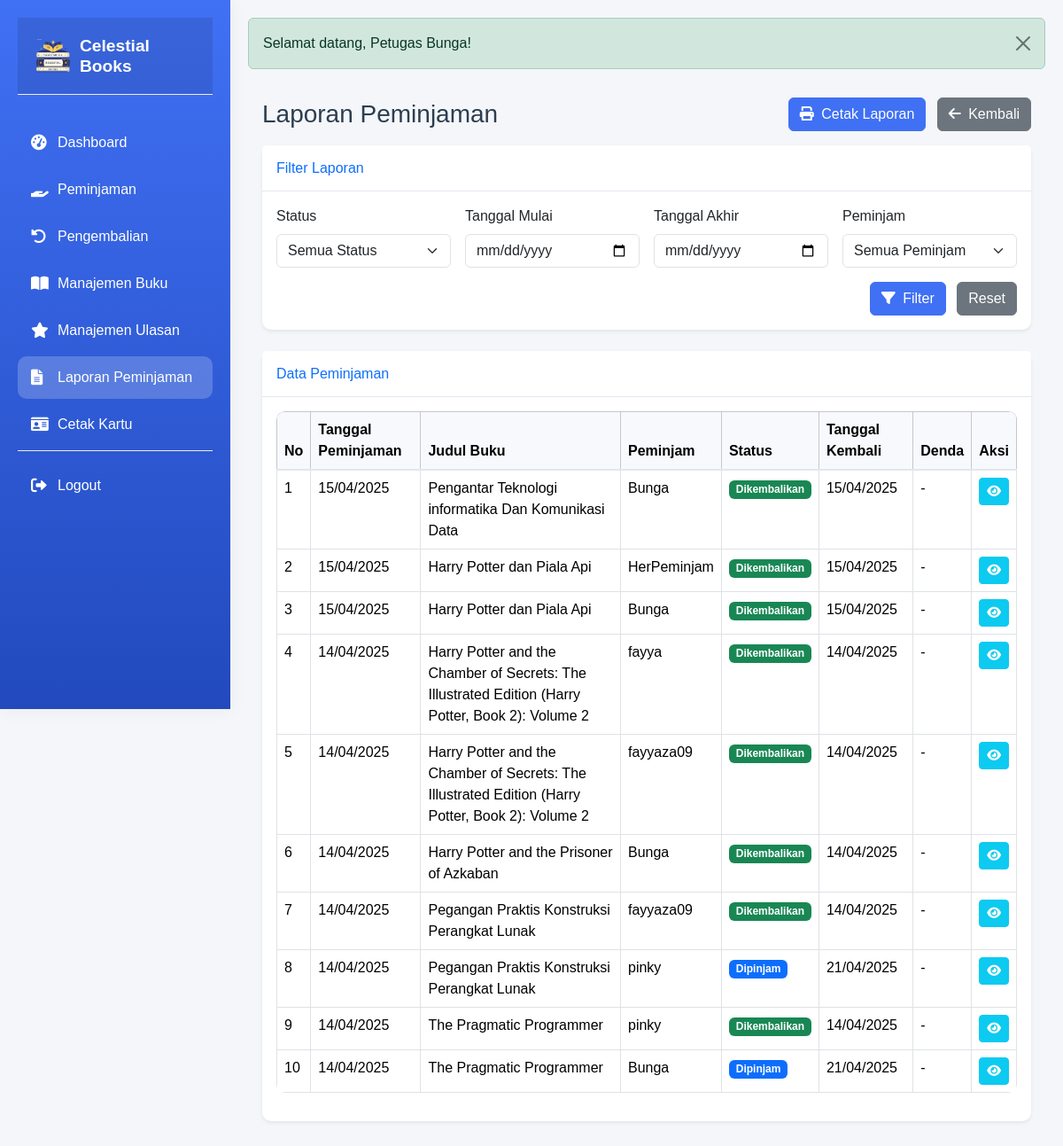
Page /modules/petugas/reports/peminjaman_report.php (signed in) on the committed database.
### tables this page shows
CREATE TABLE `peminjaman` (
  `id` int(11) NOT NULL,
  `kode_peminjaman` varchar(20) NOT NULL,
  `user_id` int(11) DEFAULT NULL,
  `buku_id` int(11) DEFAULT NULL,
  `tanggal_peminjaman` date NOT NULL,
  `tanggal_pengembalian` date NOT NULL,
  `tanggal_dikembalikan` date DEFAULT NULL,
  `status_peminjaman` enum('dipinjam','dikembalikan','terlambat') DEFAULT 'dipinjam',
  `denda` decimal(10,2) DEFAULT 0.00,
  `catatan` text DEFAULT NULL,
  `petugas_id` int(11) DEFAULT NULL,
  `created_at` timestamp NOT NULL DEFAULT current_timestamp(),
  `updated_at` timestamp NOT NULL DEFAULT current_timestamp() ON UPDATE current_timestamp()
);

CREATE TABLE `buku` (
  `id` int(11) NOT NULL,
  `kode_buku` varchar(20) NOT NULL,
  `judul` varchar(255) NOT NULL,
  `penulis` varchar(255) NOT NULL,
  `penerbit` varchar(255) NOT NULL,
  `tahun_terbit` int(11) NOT NULL,
  `isbn` varchar(20) DEFAULT NULL,
  `stok` int(11) NOT NULL DEFAULT 1,
  `cover_img` varchar(255) DEFAULT 'default_cover.jpg',
  `deskripsi` text DEFAULT NULL,
  `created_at` timestamp NOT NULL DEFAULT current_timestamp(),
  `updated_at` timestamp NOT NULL DEFAULT current_timestamp() ON UPDATE current_timestamp(),
  `rating` decimal(3,1) NOT NULL DEFAULT 0.0
);

CREATE TABLE `users` (
  `id` int(11) NOT NULL,
  `username` varchar(255) NOT NULL,
  `email` varchar(255) NOT NULL,
  `password` varchar(255) NOT NULL,
  `nama_lengkap` varchar(255) NOT NULL,
  `alamat` text DEFAULT NULL,
  `no_telepon` varchar(15) DEFAULT NULL,
  `role` enum('admin','petugas','peminjam') NOT NULL,
  `created_at` timestamp NOT NULL DEFAULT current_timestamp(),
  `updated_at` timestamp NOT NULL DEFAULT current_timestamp() ON UPDATE current_timestamp(),
  `reset_token` varchar(64) DEFAULT NULL,
  `reset_expires` datetime DEFAULT NULL
);

### modules/petugas/reports/peminjaman_report.php (the view, shortened to what this page needs)
<?php
$db = new Database();
$conn = $db->getConnection();
$filter_status = isset($_GET['status']) ? $_GET['status'] : 'all';
$filter_date_start = isset($_GET['date_start']) ? $_GET['date_start'] : '';
$filter_date_end = isset($_GET['date_end']) ? $_GET['date_end'] : '';
$query = "
    SELECT p.*, u.username, u.email, b.judul, b.penulis, b.penerbit
    FROM peminjaman p
    JOIN users u ON p.user_id = u.id
    JOIN buku b ON p.buku_id = b.id
    WHERE 1=1
";
$query .= " ORDER BY p.tanggal_peminjaman DESC";
$stmt = $conn->prepare($query);
$stmt->execute();
$peminjaman = $stmt->fetchAll(PDO::FETCH_ASSOC);
$print_mode = isset($_GET['print']) && $_GET['print'] == 'true';
if ($print_mode) {
    include '../../includes/header_print.php';
} else {
    include '../../includes/header.php';
}
?>
<div class="container-fluid p-3 <?= $print_mode ? 'print-container' : '' ?>">
    <?php if (!$print_mode): ?>
    <div class="d-flex justify-content-between align-items-center mb-3">
        <h1 class="h3 mb-0">Laporan Peminjaman</h1>
        <div>
            <button id="print-report" class="btn btn-primary">
                <i class="fas fa-print me-1"></i> Cetak Laporan
            </button>
            <a href="../petugas/dashboard.php" class="btn btn-secondary ms-2">
                <i class="fas fa-arrow-left me-1"></i> Kembali
            </a>
        </div>
    </div>
    <div class="card border-0 shadow-sm mb-4">
        <div class="card-header bg-white py-3">
            <h6 class="m-0 font-weight-bold text-primary">Filter Laporan</h6>
        </div>
        <div class="card-body">
            <form method="GET" action="" class="row g-3">
                <div class="col-md-3">
                    <label for="status" class="form-label">Status</label>
                    <select name="status" id="status" class="form-select">
                        <option value="all" <?= $filter_status === 'all' ? 'selected' : '' ?>>Semua Status</option>
                    </select>
                </div>
                <div class="col-md-3">
                    <label for="date_start" class="form-label">Tanggal Mulai</label>
                    <input type="date" name="date_start" id="date_start" class="form-control" value="<?= $filter_date_start ?>">
                </div>
                <div class="col-md-3">
                    <label for="date_end" class="form-label">Tanggal Akhir</label>
                    <input type="date" name="date_end" id="date_end" class="form-control" value="<?= $filter_date_end ?>">
                </div>
                <div class="col-md-3">
                    <label for="user_id" class="form-label">Peminjam</label>
                    <select name="user_id" id="user_id" class="form-select">
                        <option value="0">Semua Peminjam</option>
                    </select>
                </div>
                <div class="col-12 text-end">
                    <button type="submit" class="btn btn-primary">
                        <i class="fas fa-filter me-1"></i> Filter
                    </button>
                    <a href="peminjaman_report.php" class="btn btn-secondary ms-2">Reset</a>
                </div>
            </form>
        </div>
    </div>
    <?php endif; ?>
    <div class="card border-0 shadow-sm mb-4">
        <?php if (!$print_mode): ?>
        <div class="card-header bg-white py-3">
            <h6 class="m-0 font-weight-bold text-primary">Data Peminjaman</h6>
        </div>
        <?php endif; ?>
        <div class="card-body">
            <div class="table-responsive">
                <table class="table table-bordered table-hover">
                    <thead class="table-light">
                        <tr>
                            <th>No</th>
                            <th>Tanggal Peminjaman</th>
                            <th>Judul Buku</th>
                            <th>Peminjam</th>
                            <th>Status</th>
                            <th>Tanggal Kembali</th>
                            <th>Denda</th>
                            <?php if (!$print_mode): ?>
                            <th>Aksi</th>
                            <?php endif; ?>
                        </tr>
                    </thead>
                    <tbody>
                        <?php if (empty($peminjaman)): ?>
                            <tr>
                                <td colspan="<?= $print_mode ? '7' : '8' ?>" class="text-center py-3">Tidak ada data peminjaman</td>
                            </tr>
                        <?php else: ?>
                            <?php $no = 1; ?>
                            <?php foreach ($peminjaman as $p): ?>
                                <tr>
                                    <td><?= $no++ ?></td>
                                    <td><?= date('d/m/Y', strtotime($p['tanggal_peminjaman'])) ?></td>
                                    <td><?= htmlspecialchars($p['judul']) ?></td>
                                    <td><?= htmlspecialchars($p['username']) ?></td>
                                    <td>
                                        <?php if ($p['status_peminjaman'] == 'dipinjam'): ?>
                                            <?php
                                            $batas_kembali = strtotime('+7 days', strtotime($p['tanggal_peminjaman']));
                                            $terlambat = time() > $batas_kembali;
                                            ?>
                                            <span class="badge bg-<?= $terlambat ? 'danger' : 'primary' ?>">
                                                <?= $terlambat ? 'Terlambat' : 'Dipinjam' ?>
                                            </span>
                                        <?php else: ?>
                                            <span class="badge bg-success">Dikembalikan</span>
                                        <?php endif; ?>
                                    </td>
                                    <td>
                                        <?php if ($p['status_peminjaman'] == 'dipinjam'): ?>
                                            <?= date('d/m/Y', strtotime('+7 days', strtotime($p['tanggal_peminjaman']))) ?>
                                        <?php else: ?>
                                            <?= date('d/m/Y', strtotime($p['tanggal_dikembalikan'])) ?>
                                        <?php endif; ?>
                                    </td>
                                    <td>
                                        <?php if (!empty($p['denda']) && $p['denda'] > 0): ?>
                                            <span class="text-danger">Rp <?= number_format($p['denda'], 0, ',', '.') ?></span>
                                        <?php else: ?>
                                            -
                                        <?php endif; ?>
                                    </td>
                                    <?php if (!$print_mode): ?>
                                    <td>
                                        <a href="../petugas/peminjaman/detail.php?id=<?= $p['id'] ?>" class="btn btn-info btn-sm text-white">
                                            <i class="fas fa-eye"></i>
                                        </a>
                                    </td>
                                    <?php endif; ?>
                                </tr>
                            <?php endforeach; ?>
                        <?php endif; ?>
                    </tbody>
                </table>
            </div>
        </div>
    </div>
</div>
<?php
if (!$print_mode) {
    include '../../includes/footer.php';
}
?>

### assets/css/style.css (style rules this page uses)
:root { --primary-color: #4070f4; --secondary-color: #0c134f; --success-color: #1cc88a; --info-color: #36b9cc; --warning-color: #f6c23e; --danger-color: #e74a3b; --white-color: #ffffff; --light-color: #f8f9fc; --dark-color: #5a5c69; --text-color: #333333; --text-light: #7f8c8d; --text-dark: #2c3e50; --sidebar-width: 260px; --header-height: 60px; --transition-speed: 0.3s; }
body { font-family: 'Nunito', sans-serif; background-color: #f5f6fa; color: var(--text-dark); }
.card { border: none; border-radius: 10px; box-shadow: 0 0.15rem 1.75rem 0 rgba(58, 59, 69, 0.15); transition: transform 0.3s ease; background-color: var(--white-color); }
.card-header { background-color: var(--white-color); border-bottom: 1px solid #e3e6f0; }
.btn-primary { background-color: var(--primary-color); border-color: var(--primary-color); }
.table { background-color: var(--white-color); border-radius: 10px; overflow: hidden; }
.table thead { background-color: var(--primary-color); color: var(--white-color); }
.table thead th { background-color: var(--light-color); border-bottom: 2px solid #e3e6f0; }

### rows in the picture
peminjaman: tanggal_peminjaman "15/04/2025", buku.judul "Pengantar Teknologi informatika Dan Komunikasi Data", user.username "Bunga", status_peminjaman "Dikembalikan", tanggal_dikembalikan "15/04/2025"
peminjaman: tanggal_peminjaman "15/04/2025", buku.judul "Harry Potter dan Piala Api", user.username "HerPeminjam", status_peminjaman "Dikembalikan", tanggal_dikembalikan "15/04/2025"
peminjaman: tanggal_peminjaman "15/04/2025", buku.judul "Harry Potter dan Piala Api", user.username "Bunga", status_peminjaman "Dikembalikan", tanggal_dikembalikan "15/04/2025"
peminjaman: tanggal_peminjaman "14/04/2025", buku.judul "Harry Potter and the Chamber of Secrets: The Illustrated Edition (Harry Potter, Book 2): Volume 2", user.username "fayya", status_peminjaman "Dikembalikan", tanggal_dikembalikan "14/04/2025"
peminjaman: tanggal_peminjaman "14/04/2025", buku.judul "Harry Potter and the Chamber of Secrets: The Illustrated Edition (Harry Potter, Book 2): Volume 2", user.username "fayyaza09", status_peminjaman "Dikembalikan", tanggal_dikembalikan "14/04/2025"
peminjaman: tanggal_peminjaman "14/04/2025", buku.judul "Harry Potter and the Prisoner of Azkaban", user.username "Bunga", status_peminjaman "Dikembalikan", tanggal_dikembalikan "14/04/2025"
peminjaman: tanggal_peminjaman "14/04/2025", buku.judul "Pegangan Praktis Konstruksi Perangkat Lunak", user.username "fayyaza09", status_peminjaman "Dikembalikan", tanggal_dikembalikan "14/04/2025"
peminjaman: tanggal_peminjaman "14/04/2025", buku.judul "Pegangan Praktis Konstruksi Perangkat Lunak", user.username "pinky", status_peminjaman "Dipinjam", tanggal_peminjaman "21/04/2025"
peminjaman: tanggal_peminjaman "14/04/2025", buku.judul "The Pragmatic Programmer", user.username "pinky", status_peminjaman "Dikembalikan", tanggal_dikembalikan "14/04/2025"
peminjaman: tanggal_peminjaman "14/04/2025", buku.judul "The Pragmatic Programmer", user.username "Bunga", status_peminjaman "Dipinjam", tanggal_peminjaman "21/04/2025"

### other values in the picture
APP_NAME "Celestial Books"
$alert['message'] "Selamat datang, Petugas Bunga!"
